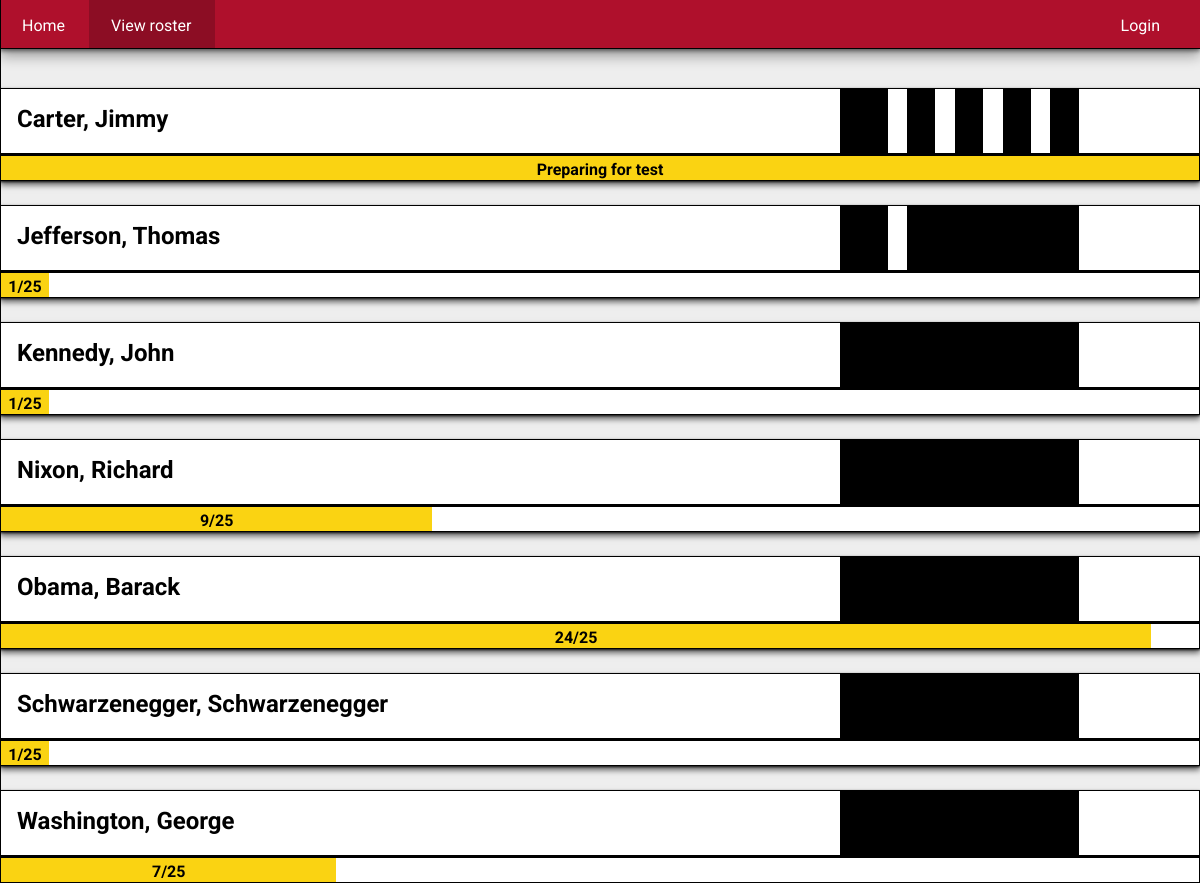
Before: /view with the older database file.
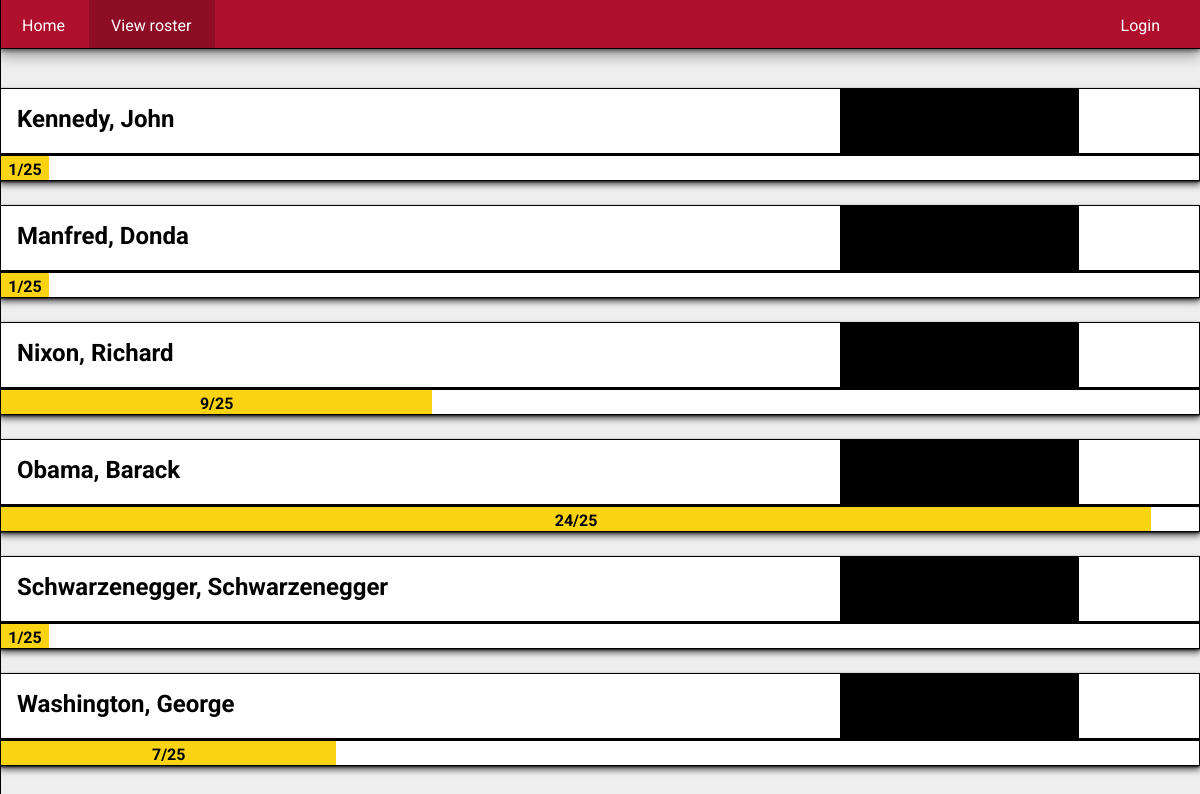
After: the same page with the newer database file.
### tables this page shows
CREATE TABLE cadets(id INTEGER NOT NULL PRIMARY KEY, last_name TEXT NOT NULL, first_name TEXT NOT NULL, attendance_current_rank INTEGER NOT NULL, attendance_total INTEGER NOT NULL, time INTEGER NOT NULL DEFAULT CURRENT_DATE, rank TEXT NOT NULL DEFAULT "white", CONSTRAINT unq UNIQUE (last_name, first_name));

### application.py (the view)
@app.route("/view", methods=["GET"])
def view():
    cadets = c.execute("SELECT * FROM cadets ORDER BY last_name ASC")
    return render_template("view.html", cadets = cadets)

### templates/view.html (shortened to what this page needs)
{% extends "layout.html" %}
{% set active_page = "view" %}
{% block main %}
    {% for cadet in cadets %}
        <div class="card">
            <div class="cadet_info view" id="{{ cadet.rank }}">
                <span class="important belt_names">{{ cadet.last_name.capitalize() }},  {{ cadet.first_name.capitalize() }}</span>
                <div class="stripes_bar">
                    <div class="stripe num{% if cadet.attendance_current_rank > 99 %}4{% else %}{{ ((cadet.attendance_current_rank-(cadet.attendance_current_rank%25))/25)|int }}{% endif %} first_stripe">
                    </div>
                    <div class="stripe num{% if cadet.attendance_current_rank > 99 %}4{% else %}{{ ((cadet.attendance_current_rank-(cadet.attendance_current_rank%25))/25)|int }}{% endif %} second_stripe">
                    </div>
                    <div class="stripe num{% if cadet.attendance_current_rank > 99 %}4{% else %}{{ ((cadet.attendance_current_rank-(cadet.attendance_current_rank%25))/25)|int }}{% endif %} third_stripe">
                    </div>
                    <div class="stripe num{% if cadet.attendance_current_rank > 99 %}4{% else %}{{ ((cadet.attendance_current_rank-(cadet.attendance_current_rank%25))/25)|int }}{% endif %} fourth_stripe">
                    </div>
                </div>
            </div>
            <div class="progress_bar">
                <div class="progress_fill" style="width: {{ ((cadet.attendance_current_rank % 25)/25)*100|round(1) }}%">
                    {{ cadet.attendance_current_rank % 25 }}/25
                </div>
                <div class="ready_to_test stripe{% if cadet.attendance_current_rank > 99 %}4{% else %}{{ ((cadet.attendance_current_rank-(cadet.attendance_current_rank%25))/25)|int }}{% endif %}">
                    Preparing for test
                </div>
            </div>
        </div>
    {% endfor %}
{% endblock %}

Changed rows visible on the page:
removed cadets: last_name "Carter", first_name "Jimmy", attendance_current_rank 113 (drawn), {{ ((cadet.attendance_current_rank % 25)/25)*100|round(1) }} 52.0 (drawn)
removed cadets: last_name "Jefferson", first_name "Thomas", cadet.attendance_current_rank%25 "1"
added cadets: last_name "Manfred", first_name "Donda", cadet.attendance_current_rank%25 "1"
